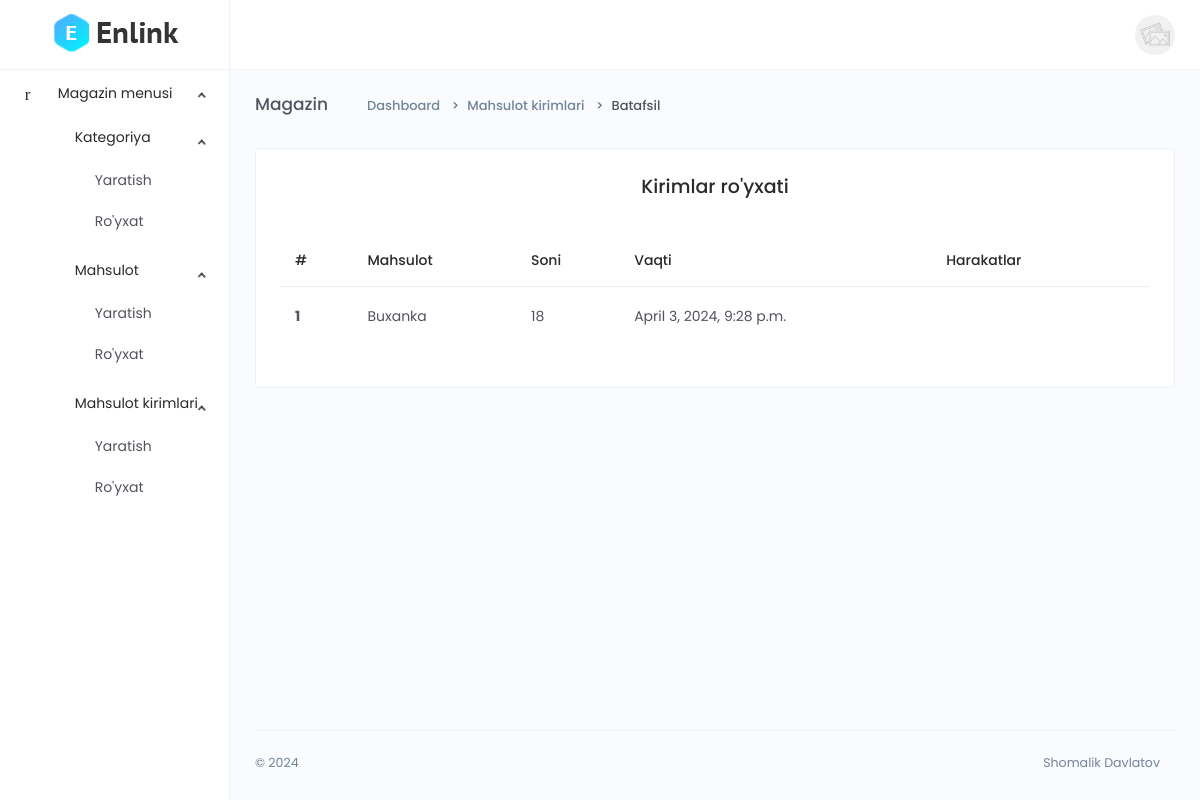
The app's page /dashboard/detail-enter-product/wyJY25Fk0QcONzv/ (signed in), older data.
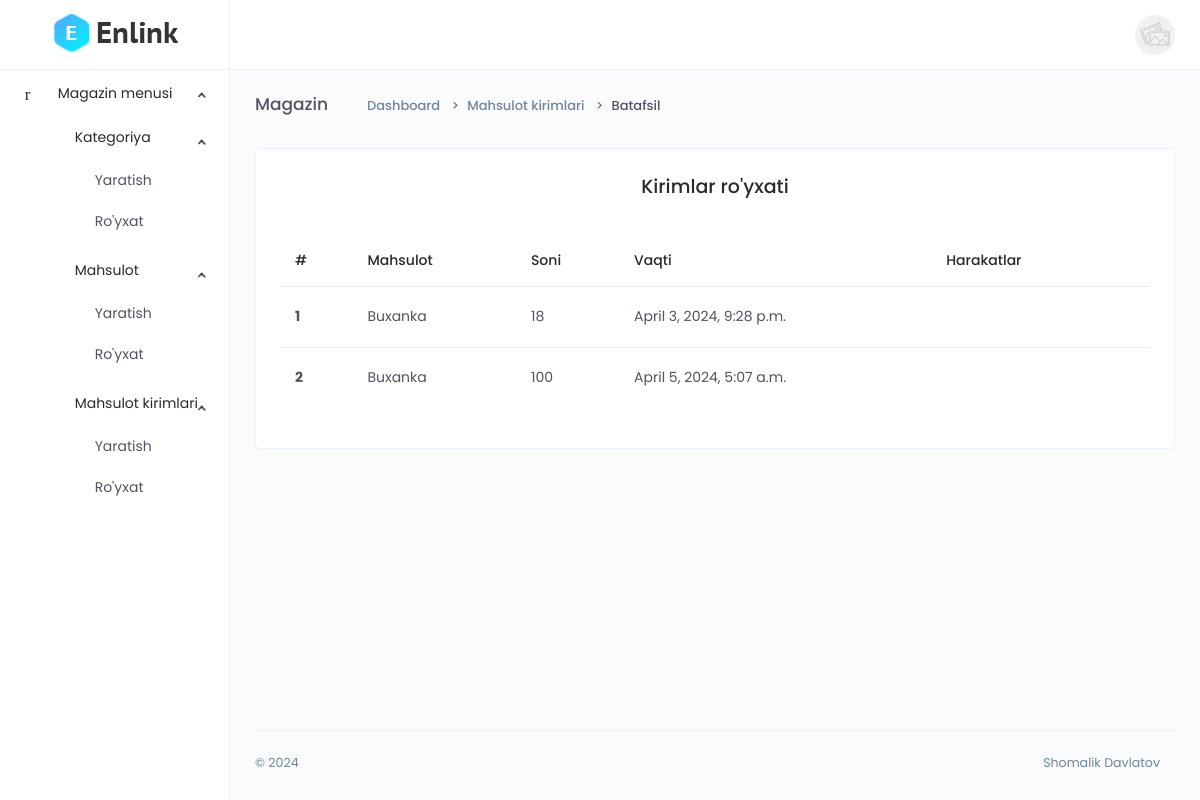
The same page, newer data.
### main/models.py (models this page shows, shortened)
class CodeGenerate(models.Model):
    code = models.CharField(max_length=255, blank=True,unique=True)
    class Meta:
        abstract = True

class EnterProduct(CodeGenerate):
    product = models.ForeignKey(Product, on_delete=models.SET_NULL, null=True)
    quantity = models.PositiveIntegerField()
    date = models.DateTimeField(auto_now_add=True)

class Product(CodeGenerate):
    category = models.ForeignKey(Category, on_delete=models.CASCADE)
    name = models.CharField(max_length=255)
    body = models.TextField()
    price = models.DecimalField(decimal_places=2, max_digits=10)
    discount_price = models.DecimalField(decimal_places=2, max_digits=10, blank=True, null=True)
    banner_img = models.ImageField(upload_to='banner-img/')
    quantity = models.IntegerField()
    delivery = models.BooleanField(default=False)
    date = models.DateTimeField(auto_now_add=True)
    qrcode_img = models.ImageField(blank=True, upload_to='qrcode-img/')

### main/funcs.py (the view)
    def wrapper(request, *args, **kwargs):
        if request.user.is_authenticated and request.user.is_staff:
            result = func(request, *args, **kwargs)
        else:
            return redirect('front:index')
        return result

### main/dashboard/views.py (called while the page is built)
@staff_required
def detail_enter_product(request, code):
    queryset = models.EnterProduct.objects.filter(product__code=code)
    context = {
        'queryset':queryset
    }
    return render(request, 'dashboard/enter_product/detail.html', context)

### main/funcs.py (called while the page is built)
def staff_required(func):
    def wrapper(request, *args, **kwargs):
        if request.user.is_authenticated and request.user.is_staff:
            result = func(request, *args, **kwargs)
        else:
            return redirect('front:index')
        return result
    return wrapper

### templates/dashboard/enter_product/detail.html (shortened to what this page needs)
{% extends 'dashboard/base.html' %}
{% block content %}
<div class="main-content">
    <div class="page-header">
        <h2 class="header-title">Magazin</h2>
        <div class="header-sub-title">
            <nav class="breadcrumb breadcrumb-dash">
                <a href="#" class="breadcrumb-item"><i class="anticon anticon-home m-r-5"></i>Dashboard</a>
                <a class="breadcrumb-item" href="#">Mahsulot kirimlari</a>
                <span class="breadcrumb-item active">Batafsil</span>
            </nav>
        </div>
    </div>
    <div class="card">
        <div class="card-body">
            <div class="d-flex justify-content-around">
            <h4>Kirimlar ro'yxati</h4>
            </div>
            <div class="m-t-25">
                <div class="table-responsive">
                    <table class="table">
                        <thead>
                            <tr>
                                <th scope="col">#</th>
                                <th scope="col">Mahsulot</th>
                                <th scope="col">Soni</th>
                                <th scope="col">Vaqti</th>
                                <th scope="col">Harakatlar</th>
                            </tr>
                        </thead>
                        <tbody>
                            {% for q in queryset %}
                            <tr>
                                <th scope="row">{{forloop.counter}}</th>
                                <td>{{q.product.name}}</td>
                                <td>{{q.quantity}}</td>
                                <td>{{q.date}}</td>
                                <td>
                                    <a href="{% url 'dashboard:detail_enter_product' q.product.code %}" class="btn btn-icon btn-hover btn-sm btn-rounded">
                                        <i class="anticon anticon-eye"></i>
                                    </a>
                                    <a href="{% url 'dashboard:update_enter_product' q.code %}" class="btn btn-icon btn-hover btn-sm btn-rounded">
                                        <i class="anticon anticon-edit"></i>
                                    </a>
                                    <button type="button" class="btn btn-icon btn-hover btn-sm btn-rounded" data-toggle="modal" data-target=".bd-example-modal-sm{{forloop.counter}}">
                                        <i class="anticon anticon-delete"></i>
                                    </button>
                                </td>
                            </tr>
                            {% endfor %}
                        </tbody>
                    </table>
                </div>
            </div>
        </div>
    </div>
</div>
{% endblock %}

Row changes from the older to the newer data that the page shows:
added EnterProduct: product.name "Buxanka", quantity "100", date "April 5, 2024, 5:07 a.m."
